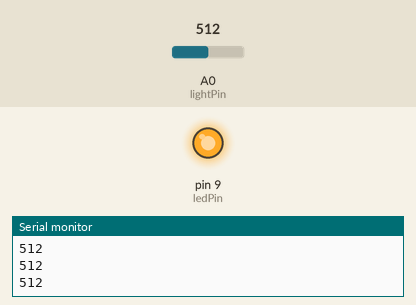
Recording of a sketch running on a simulated Arduino Uno, built with avr-gcc and run on an emulated ATmega328P. Shown: output pins drawn as LEDs (lit = HIGH), the last lines printed to the serial monitor. The test bench sets the inputs (shaded band); at power-on: A0 (lightPin) = 512.

Above: at 1.2 s.
1.3 s: A0 (lightPin) set to 0
At 1.9 s:
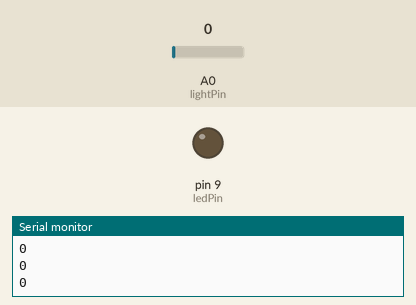
2.8 s: A0 (lightPin) set to 122
At 3.1 s:
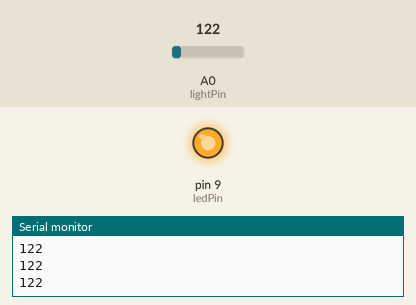
Timing chart, 0 to 5.8 s (numbered marks = the images above; inputs shaded):
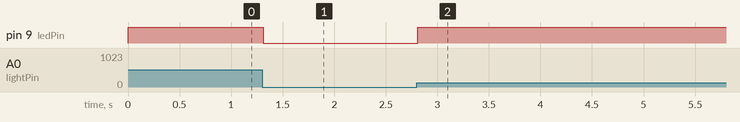

Measured:
- after the input at 1.3 s, pin 9 (ledPin): HIGH → LOW at once
- after the input at 2.8 s, pin 9 (ledPin): LOW → HIGH at once

The sketch:

LDR__6_.ino
```cpp
int lightPin = A0;  //Pin is set as Analog pin 0 for the LDR
int ledPin=9;     //pin is set as pin 9 for the LED

void setup()//Initialize
{
    Serial.begin(9600);  //Begin serial Monitor
    pinMode( ledPin, OUTPUT ); //Initialize as an OUTPUT
}

void loop() //Loop
{
    Serial.println(analogRead(lightPin)); //Write the value of the photoresistor to the serial monitor. (Analog Value)
    analogWrite(ledPin, analogRead(lightPin)/-1);  //send the value to the ledPin. Depending on value of resistor you have  to divide by a negative value to reverse the effect.
                                                //This makes the LED brighter when you cover the photoresistor
   delay(15); //Delay of 15 miliseconds
}
```
